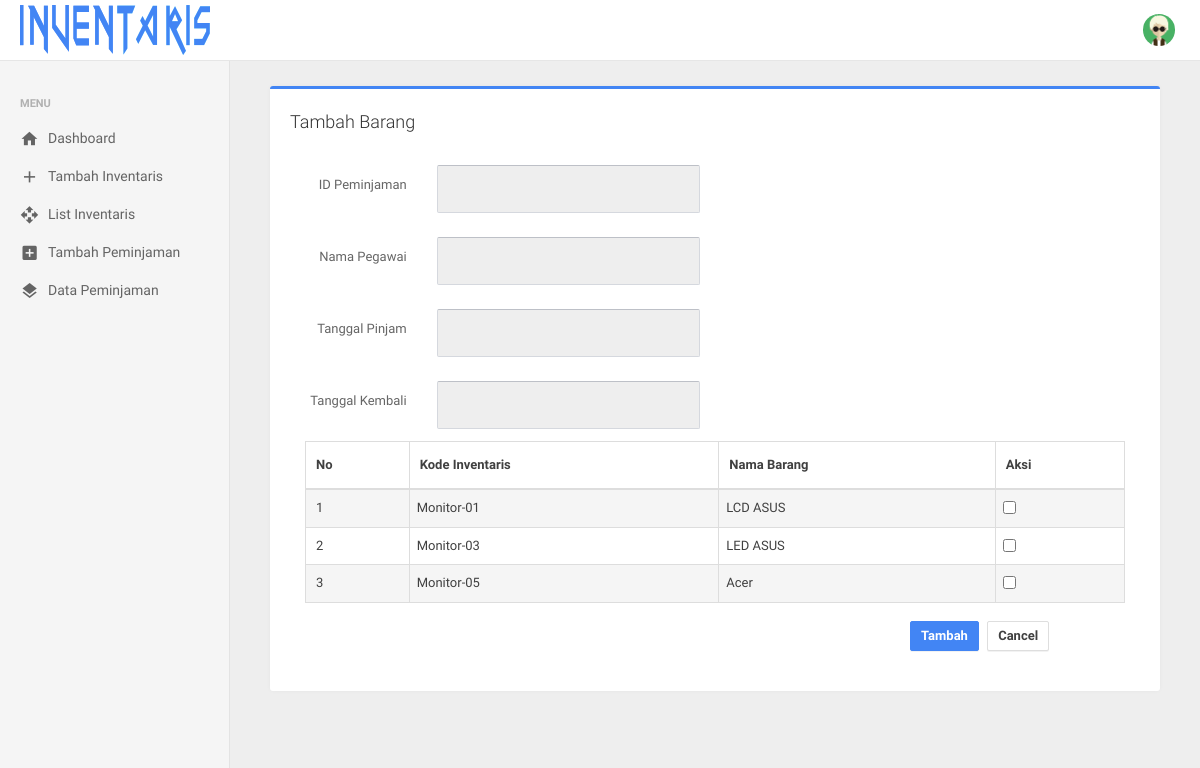
Screenshot of /operator/tambahbarang.php (signed in) with the database file from the repository.
### tables this page shows
CREATE TABLE `inventaris` (
  `id_inventaris` int(10) NOT NULL,
  `nama` varchar(50) NOT NULL,
  `kondisi` char(10) NOT NULL,
  `keterangan` text NOT NULL,
  `status` char(11) NOT NULL,
  `id_jenis` int(11) NOT NULL,
  `tanggal_registrasi` date NOT NULL,
  `id_ruang` int(11) NOT NULL,
  `id_petugas` char(11) NOT NULL,
  `kode_inventaris` char(10) NOT NULL
);

### operator/tambahbarang.php (the view, shortened to what this page needs)
<?php
	  	require_once '../config/koneksi.php';
		include '../include/header.php';
		$id = $_GET['id'];
		$query = mysqli_query($koneksi,"Select p.nama_pegawai,m.status_peminjaman,m.id_peminjaman,m.tanggal_pinjam,m.tanggal_kembali From pegawai p JOIN peminjaman m ON p.id_pegawai = m.id_pegawai WHERE m.id_peminjaman = '$id'");
		$data = mysqli_fetch_array($query);
 ?>
 <div class="col-xs-12">
	<div class="panel panel-default panel-border-color panel-border-color-primary">
        <div class="panel-heading panel-heading-devider">Tambah Barang</div>
        <div class="panel-body">
        	<form method="post" class="form-horizontal group-border-dashed" autocomplete="off" action="test.php">
        			<div class="form-group">
        				<label class="col-sm-2 control-label">ID Peminjaman</label>
        				<div class="col-sm-4">
        					<input type="text" name="id_pegawai1" class="form-control" value="<?php echo $data['id_peminjaman']; ?>" readonly>
        				</div>
        			</div>
        			<div class="form-group">
        				<label class="col-sm-2 control-label">Nama Pegawai</label>
        				<div class="col-sm-4">
        					<input type="text" name="id_pegawai" class="form-control" value="<?php echo $data['nama_pegawai']; ?>" readonly>
        				</div>
        			</div>
        			<div class="form-group">
        				<label class="col-sm-2 control-label">Tanggal Pinjam</label>
        				<div class="col-sm-4">
        					<input type="text" name="id_pegawai" class="form-control" value="<?php echo $data['tanggal_pinjam']; ?>" readonly>
        				</div>
        			</div>
        			<div class="form-group">
        				<label class="col-sm-2 control-label">Tanggal Kembali</label>
        				<div class="col-sm-4">
        					<input type="text" name="id_pegawai" class="form-control" value="<?php echo $data['tanggal_kembali']; ?>" readonly>
        				</div>
        			</div>
        			<div class="col-sm-12">
        				<table class="table table-condensed table-hover table-bordered table-striped">
        					<thead>
        						<tr>
        							<th>No</th>
        							<th>Kode Inventaris</th>
        							<th>Nama Barang</th>
        							<th>Aksi</th>
        						</tr>
        					</thead>
        					<tbody>
        						<?php
        							$No=1;
                                    $pegawai = $_SESSION['id'];
        							$check = mysqli_query($koneksi,"select id_inventaris,nama,kode_inventaris from inventaris where status ='ada' AND id_petugas = $pegawai");
        							if (mysqli_num_rows($check)) {
        								while ($all = mysqli_fetch_array($check)) {
        									echo "<tr>";
        									echo "<td>".$No++."</td>";
        									echo "<td>".$all['kode_inventaris']."</td>";
        									echo "<td>".$all['nama']."</td>";
        									?>
        									<td><input id="check" type="checkbox" name="pilih[]" value="<?php echo $all['nama']; ?>"></td>
        						<?php
        								}
        							}
        						 ?>
        					</tbody>
        				</table>
        			</div>
        		<div class="col-sm-11">
                    <p class="text-right">
                        <button type="submit" class="btn btn-space btn-primary">Tambah</button>
                        <button class="btn btn-space btn-default" name="clear">Cancel</button>
                    </p>
                </div>
        	</form>
        </div>
    </div>
</div>
<?php
	include '../include/footer.php';
 ?>

### rows the page displays
inventaris: kode_inventaris "Monitor-01", nama "LCD ASUS"
inventaris: kode_inventaris "Monitor-03", nama "LED ASUS"
inventaris: kode_inventaris "Monitor-05", nama "Acer"
